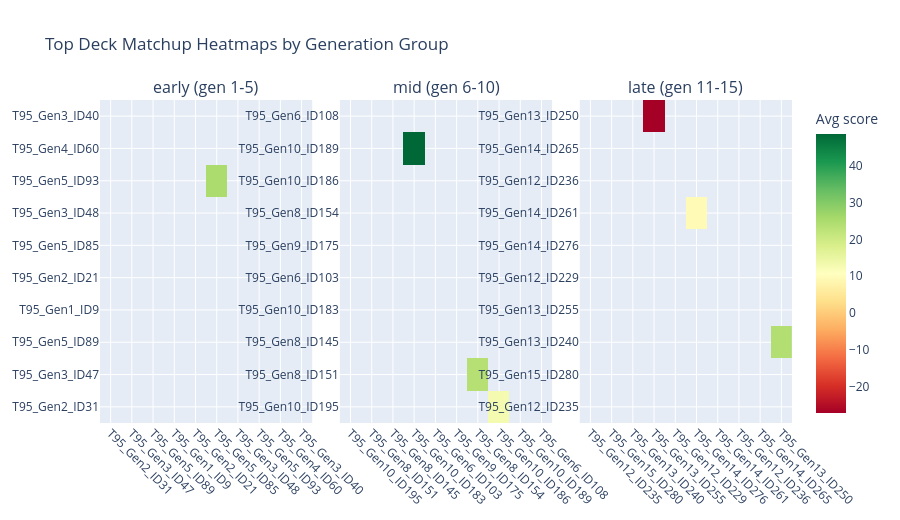

Here is the notebook cell this chart was saved with:
### Markdown cell above
## 6. Generation-Sliced Matchup Heatmaps

This graph answers: which top decks beat which other top decks within the same generation group?

Rows are decks being evaluated. Columns are opponents. A positive cell favors the row deck; a negative cell favors the column deck. Each facet is a separate outer-generation group.

How to read it:

- Green row segments show decks that beat many local top decks.
- Red row segments show weak or countered decks.
- Mixed rows indicate polarized decks: strong into some opponents, weak into others.
- A deck can dominate early and disappear later, so generation-sliced heatmaps are safer than one global matrix.

### Code cell
plot_matchup_heatmaps_by_generation_group(group_count=3, top_decks_per_group=10).show()
